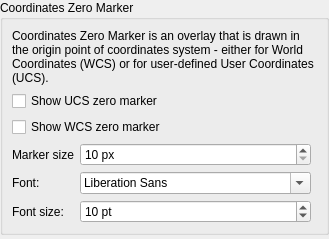
<?xml version="1.0" encoding="UTF-8"?>
<ui version="4.0">
 <class>LC_SettingsPageCoordinateSystemOrigin</class>
 <widget class="QWidget" name="LC_SettingsPageCoordinateSystemOrigin">
  <property name="geometry">
   <rect>
    <x>0</x>
    <y>0</y>
    <width>257</width>
    <height>239</height>
   </rect>
  </property>
  <layout class="QGridLayout" name="gridLayout_main">
   <property name="leftMargin">
    <number>0</number>
   </property>
   <property name="topMargin">
    <number>0</number>
   </property>
   <property name="rightMargin">
    <number>0</number>
   </property>
   <property name="bottomMargin">
    <number>0</number>
   </property>
   <item row="0" column="0">
    <widget class="QGroupBox" name="gbWorldZero">
     <property name="title">
      <string>Coordinates Zero Marker</string>
     </property>
     <layout class="QGridLayout" name="gridLayout_35">
      <item row="3" column="0">
       <widget class="QLabel" name="label_22">
        <property name="text">
         <string>Marker size</string>
        </property>
        <property name="buddy">
         <cstring>sbCoordinateSystemMarkerSize</cstring>
        </property>
       </widget>
      </item>
      <item row="3" column="1">
       <widget class="QSpinBox" name="sbCoordinateSystemMarkerSize">
        <property name="toolTip">
         <string>Marker Size

Size of axis of coordinate system's zero marker</string>
        </property>
        <property name="suffix">
         <string> px</string>
        </property>
        <property name="minimum">
         <number>10</number>
        </property>
        <property name="maximum">
         <number>200</number>
        </property>
       </widget>
      </item>
      <item row="5" column="0">
       <widget class="QLabel" name="label_24">
        <property name="text">
         <string>Font size:</string>
        </property>
        <property name="buddy">
         <cstring>sbUCSFontSize</cstring>
        </property>
       </widget>
      </item>
      <item row="1" column="0" colspan="2">
       <widget class="QCheckBox" name="cbShowUCSZeroMarker">
        <property name="sizePolicy">
         <sizepolicy hsizetype="Preferred" vsizetype="Preferred">
          <horstretch>0</horstretch>
          <verstretch>0</verstretch>
         </sizepolicy>
        </property>
        <property name="toolTip">
         <string>UCS Marker Visibility

If selected, marker for coodinate system will be shown in zero point of current user coordinates system. </string>
        </property>
        <property name="text">
         <string>Show UCS zero marker</string>
        </property>
       </widget>
      </item>
      <item row="3" column="2">
       <spacer name="horizontalSpacer">
        <property name="orientation">
         <enum>Qt::Orientation::Horizontal</enum>
        </property>
        <property name="sizeHint" stdset="0">
         <size>
          <width>0</width>
          <height>0</height>
         </size>
        </property>
       </spacer>
      </item>
      <item row="2" column="0" colspan="2">
       <widget class="QCheckBox" name="cbShowWCSZeroMarker">
        <property name="sizePolicy">
         <sizepolicy hsizetype="Preferred" vsizetype="Preferred">
          <horstretch>0</horstretch>
          <verstretch>0</verstretch>
         </sizepolicy>
        </property>
        <property name="toolTip">
         <string>WCS Marker Visibility

If selected and view is in user coordinate system, the marker for coodinate system will be shown in zero point of world coordinates system. </string>
        </property>
        <property name="text">
         <string>Show WCS zero marker</string>
        </property>
       </widget>
      </item>
      <item row="4" column="1">
       <widget class="QFontComboBox" name="fcbUCSFont">
        <property name="toolTip">
         <string>Axis Name Font

Font that should be used for drawing name of axis in coordinate system zero.</string>
        </property>
       </widget>
      </item>
      <item row="5" column="1">
       <widget class="QSpinBox" name="sbUCSFontSize">
        <property name="toolTip">
         <string>Axis Font Size

Font size that should be used for drawing name of axis in coordinate system zero.</string>
        </property>
        <property name="suffix">
         <string> pt</string>
        </property>
        <property name="minimum">
         <number>5</number>
        </property>
        <property name="maximum">
         <number>30</number>
        </property>
        <property name="value">
         <number>10</number>
        </property>
       </widget>
      </item>
      <item row="4" column="0">
       <widget class="QLabel" name="label_23">
        <property name="text">
         <string>Font:</string>
        </property>
        <property name="buddy">
         <cstring>fcbUCSFont</cstring>
        </property>
       </widget>
      </item>
      <item row="0" column="0" colspan="3">
       <widget class="QLabel" name="label">
        <property name="text">
         <string>Coordinates Zero Marker is an overlay that is drawn in the origin point of coordinates system - either for World Coordinates (WCS) or for user-defined User Coordinates (UCS).</string>
        </property>
        <property name="wordWrap">
         <bool>true</bool>
        </property>
       </widget>
      </item>
     </layout>
    </widget>
   </item>
   <item row="1" column="0">
    <spacer name="verticalSpacer">
     <property name="orientation">
      <enum>Qt::Orientation::Vertical</enum>
     </property>
     <property name="sizeHint" stdset="0">
      <size>
       <width>0</width>
       <height>0</height>
      </size>
     </property>
    </spacer>
   </item>
  </layout>
 </widget>
 <resources/>
 <connections/>
</ui>
